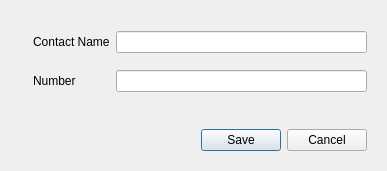
<ui version="4.0" >
 <class>ContactDialog</class>
 <widget class="QDialog" name="ContactDialog" >
  <property name="geometry" >
   <rect>
    <x>0</x>
    <y>0</y>
    <width>387</width>
    <height>171</height>
   </rect>
  </property>
  <property name="windowTitle" >
   <string>Contact Data</string>
  </property>
  <layout class="QGridLayout" >
   <item row="0" column="0" >
    <widget class="QLabel" name="label" >
     <property name="text" >
      <string/>
     </property>
     <property name="pixmap" >
      <pixmap>icons/contactlarge.png</pixmap>
     </property>
    </widget>
   </item>
   <item row="0" column="1" >
    <widget class="QFrame" name="frame_2" >
     <property name="frameShape" >
      <enum>QFrame::NoFrame</enum>
     </property>
     <property name="frameShadow" >
      <enum>QFrame::Raised</enum>
     </property>
     <layout class="QGridLayout" >
      <item row="0" column="0" >
       <widget class="QLabel" name="contactNameLabel" >
        <property name="text" >
         <string>Contact Name</string>
        </property>
       </widget>
      </item>
      <item row="0" column="1" >
       <widget class="QLineEdit" name="contactNameEdit" />
      </item>
      <item row="1" column="0" >
       <widget class="QLabel" name="extensionLabel" >
        <property name="text" >
         <string>Number</string>
        </property>
       </widget>
      </item>
      <item row="1" column="1" >
       <widget class="QLineEdit" name="extensionEdit" />
      </item>
     </layout>
    </widget>
   </item>
   <item row="1" column="0" colspan="2" >
    <widget class="QFrame" name="frame" >
     <property name="sizePolicy" >
      <sizepolicy vsizetype="Fixed" hsizetype="Preferred" >
       <horstretch>0</horstretch>
       <verstretch>0</verstretch>
      </sizepolicy>
     </property>
     <property name="layoutDirection" >
      <enum>Qt::LeftToRight</enum>
     </property>
     <property name="frameShape" >
      <enum>QFrame::NoFrame</enum>
     </property>
     <property name="frameShadow" >
      <enum>QFrame::Raised</enum>
     </property>
     <layout class="QGridLayout" >
      <item row="0" column="0" >
       <spacer>
        <property name="orientation" >
         <enum>Qt::Horizontal</enum>
        </property>
        <property name="sizeHint" stdset="0" >
         <size>
          <width>151</width>
          <height>20</height>
         </size>
        </property>
       </spacer>
      </item>
      <item row="0" column="1" >
       <widget class="QPushButton" name="saveButton" >
        <property name="text" >
         <string>Save</string>
        </property>
       </widget>
      </item>
      <item row="0" column="2" >
       <widget class="QPushButton" name="cancelButton" >
        <property name="text" >
         <string>Cancel</string>
        </property>
       </widget>
      </item>
     </layout>
    </widget>
   </item>
  </layout>
 </widget>
 <resources/>
 <connections/>
</ui>
